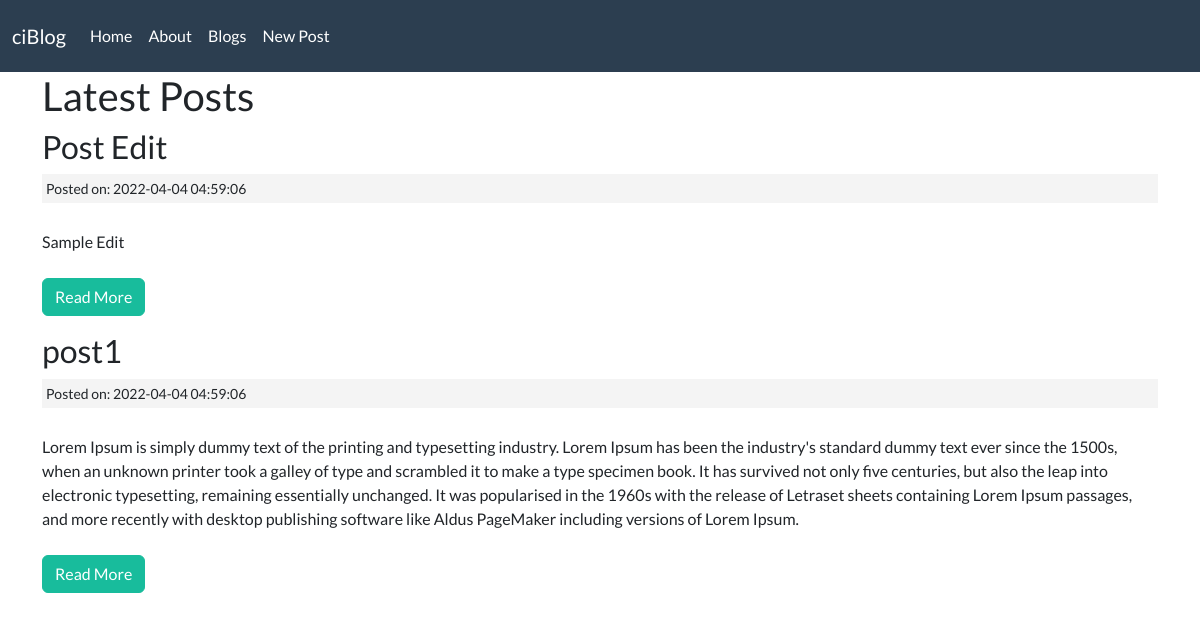
Screenshot of /index.php/posts with the database file from the repository.
### tables this page shows
CREATE TABLE `posts` (
  `id` int(11) NOT NULL,
  `title` varchar(255) NOT NULL,
  `slug` varchar(255) NOT NULL,
  `body` text NOT NULL,
  `created_at` timestamp NOT NULL DEFAULT current_timestamp()
);

### application/controllers/Posts.php (called while the page is built, shortened)
<?php
    class Posts extends CI_Controller{
        public function index(){
            $data['title'] = 'Latest Posts';
            $data['posts'] = $this->post_model->get_posts();
            $this->load->view('templates/header');
            $this->load->view('posts/index', $data);
            $this->load->view('templates/footer');
        }
    }
?>

### index.php (called while the page is built, shortened)
<?php
require_once BASEPATH.'core/CodeIgniter.php';

### application/models/Post_model.php (called while the page is built, shortened)
<?php
    class Post_model extends CI_Model{
        public function get_posts($slug = FALSE){
            if ($slug === FALSE){
                $this->db->order_by('id', 'DESC');
                $query = $this->db->get('posts');
                return $query->result_array();
            }
            $query = $this->db->get_where('posts', array('slug' => $slug));
            return $query->row_array();
        }
    }
?>

### application/views/posts/index.php (the view)
<h2><?= $title ?></h2>
<?php foreach($posts as $post) : ?>
    <h3><?php echo $post['title']; ?></h3>
    <small class="post-date">Posted on: <?php echo $post['created_at']; ?></small><br>
    <?php echo $post['body']; ?>
     <br><br>
    <p><a class="btn btn-success" href="<?php echo site_url('/posts/' .$post['slug']); ?>">Read More</a></p>
<?php endforeach; ?>

### application/views/templates/header.php (shortened to what this page needs)
<html>
    <head>
        <link rel="stylesheet" href="https://bootswatch.com/5/flatly/bootstrap.css">
        <link rel="stylesheet" href="<?php echo base_url(); ?>/assets/css/style.css">
    </head>
    <body>
    <nav class="navbar navbar-expand-lg navbar-dark bg-primary">
        <div class="container-fluid">
            <a class="navbar-brand" href="#">ciBlog</a>
            <div class="navbar-collapse collapse show" id="navbarColor01" style="">
                <ul class="navbar-nav me-auto">
                    <li class="nav-item">
                        <a class="nav-link" href="<?php echo base_url(); ?>">Home
                        </a>
                    </li>
                    <li class="nav-item">
                        <a class="nav-link" href="<?php echo base_url(); ?>about">About</a>
                    </li>
                    <li class="nav-item">
                        <a class="nav-link" href="<?php echo base_url(); ?>posts">Blogs</a>
                    </li>
                    <li class="nav-item">
                        <a class="nav-link" href="<?php echo base_url(); ?>posts/create">New Post</a>
                    </li>
                </ul>
            </div>
        </div>
    </nav>
<div class="container">

### application/views/templates/footer.php
        </div>
    </body>
</html>

### assets/css/style.css (style rules this page uses)
.post-date { background: #f4f4f4; padding: 4px; margin: 3px 0; display: block; }

### rows the page displays
posts: title "Post Edit", created_at "2022-04-04 04:59:06", body "Sample Edit"
posts: title "post1", created_at "2022-04-04 04:59:06", body "Lorem Ipsum is simply dummy text of the printing and typesetting industry. Lorem Ipsum has been the industry's standard dummy text ever since the 1500s, when an unknown printer took a galley of type and scrambled it to make a type specimen book. It has survived not only five centuries, but also the leap into electronic typesetting, remaining essentially unchanged. It was popularised in the 1960s with the release of Letraset sheets containing Lorem Ipsum passages, and more recently with desktop publishing software like Aldus PageMaker including versions of Lorem Ipsum."

### other values shown
$title "Latest Posts"
